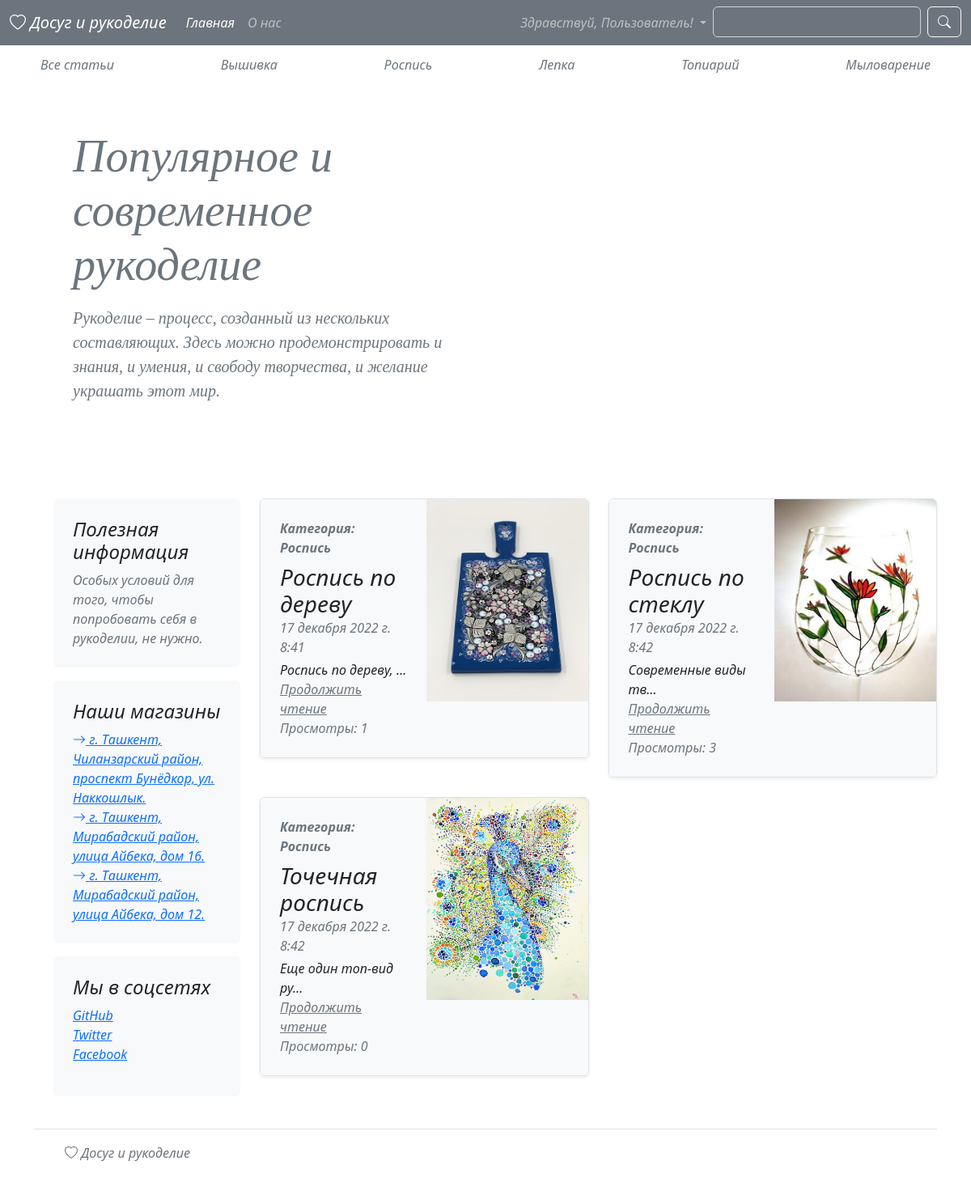
Page /category/2 (signed in) on the committed database.
### blog/models.py (models this page shows, shortened)
class Category(models.Model):
    title = models.CharField(max_length=255, verbose_name='Название категории')
    def __str__(self):
        return self.title
    class Meta:
        verbose_name = 'Категория'
        verbose_name_plural = 'Категории'

class Article(models.Model):
    title = models.CharField(max_length=255, verbose_name='Название статьи')
    content = models.TextField(verbose_name='Описание статьи')
    photo = models.ImageField(upload_to='photos/', blank=True, null=True, verbose_name='Изображение')
    created_at = models.DateTimeField(auto_now_add=True, verbose_name='Дата создания')
    updated_at = models.DateTimeField(auto_now=True, verbose_name='Дата обновления')
    views = models.IntegerField(default=0, verbose_name='Просмотры')
    category = models.ForeignKey(Category, on_delete=models.CASCADE, verbose_name='Категория')
    author = models.ForeignKey(User, on_delete=models.CASCADE, verbose_name='Автор', null=True, blank=True)
    class Meta:
        verbose_name = 'Статья'
        verbose_name_plural = 'Статьи'

### blog/views.py (the view)
# urls.py: path('category/<int:pk>', ArticleListByCategory.as_view(), name='category'),
class ArticleListByCategory(ArticleListView):
    def get_queryset(self):
        articles = Article.objects.filter(category_id=self.kwargs['pk'])
        return articles
    def get_context_data(self, *, object_list=None, **kwargs):
        context = super().get_context_data()
        category = Category.objects.get(pk=self.kwargs['pk'])
        context['title'] = f'Категория: {category.title}'
        return context

### blog/forms.py
class LoginForm(AuthenticationForm):
    username = forms.CharField(max_length=50, widget=forms.TextInput(attrs={
        'class': 'form-control fst-italic',
        'placeholder': 'Имя пользователя'
    }))
    password = forms.CharField(widget=forms.PasswordInput(attrs={
        'class': 'form-control fst-italic',
        'placeholder': 'Пароль'
    }))

class RegistrationForm(UserCreationForm):
    password1 = forms.CharField(widget=forms.PasswordInput(attrs={
        'class': 'form-control fst-italic',
        'placeholder': 'Пароль'
    }))
    password2 = forms.CharField(widget=forms.PasswordInput(attrs={
        'class': 'form-control fst-italic',
        'placeholder': 'Подтвердите пароль'
    }))
    username = forms.CharField(widget=forms.TextInput(attrs={
        'class': 'form-control fst-italic',
        'placeholder': 'Имя пользователя'
    }))
    first_name = forms.CharField(widget=forms.TextInput(attrs={
        'class': 'form-control fst-italic',
        'placeholder': 'Ваше имя'
    }))
    last_name = forms.CharField(widget=forms.TextInput(attrs={
        'class': 'form-control fst-italic',
        'placeholder': 'Ваша фамилия'
    }))
    email = forms.EmailField(widget=forms.EmailInput(attrs={
        'class': 'form-control fst-italic',
        'placeholder': 'Ваша почта'
    }))
    class Meta:
        model = User
        fields = ('username',
                  'first_name',
                  'last_name',
                  'email',
                  'password1',
                  'password2')

### blog/context_processors.py (called while the page is built)
def add_my_forms(request):
    return {
        'login_form': LoginForm(),
        'register_form': RegistrationForm(),
        'edit_account': EditAccountForm(instance=request.user if request.user.is_authenticated else None),
        'edit_profile': EditProfileForm()
    }

### blog/templatetags/blog_tags.py (called while the page is built)
@register.simple_tag()
def get_categories():
    return Category.objects.all()

### blog/templates/blog/index.html (shortened to what this page needs)
{% extends 'base.html' %}
{% block main %}
{% include 'blog/components/_categories.html' %}
<div class="p-4 p-md-5 mb-4 text-secondary rounded"
     style="font-family:poppins; font-size:20px; font-style:bold; color:#E9967A;">
    <div class="col-md-6 px-0">
        <h1 class="display-4 fst-italic">Популярное и современное рукоделие</h1>
        <p class="lead my-3 fst-italic">Рукоделие – процесс, созданный из нескольких составляющих. Здесь можно
            продемонстрировать и знания, и умения, и свободу творчества, и желание украшать этот мир.</p>
        <p class="lead mb-0"><a href="{% url 'main_article' %}" class="text-white fw-bold fst-italic">Продолжить
            чтение...</a></p>
    </div>
</div>
<div class="d-flex justify-content-between">
    <div class="col-3-md-6 px-4">
        <div class="col">
            <div class="position-sticky" style="top: 2rem;">
                <div class="p-4 mb-3 bg-light rounded">
                    <h4 class="fst-italic">Полезная информация</h4>
                    <p class="mb-0 fst-italic text-secondary">Особых условий для того, чтобы попробовать себя в
                        рукоделии, не нужно.</p>
                </div>
                <div class="p-4 bg-light rounded">
                    <h4 class="fst-italic">Наши магазины</h4>
                    <ol class="list-unstyled mb-0">
                        <li class="fst-italic text-secondary"><a href="https://www.google.ru/maps/place/PROWEB/@41.2650498,69.2001372,17z/data=!3m1!4b1!4m5!3m4!1s0x38ae8a1b0c46af65:0x82d1d0a1630a1413!8m2!3d41.2650513!4d69.2001327" class=""><i class="bi bi-arrow-right"></i> г. Ташкент, Чиланзарский район, проспект Бунёдкор, ул.
                            Наккошлык.
                        </a></li>
                        <li class="fst-italic text-secondary"><a href="https://yandex.uz/maps/org/165821824874/?ll=69.274631%2C41.297004&mode=search&sctx=ZAAAAAgBEAAaKAoSCeqw4zuIUVFAETeD6N79pURAEhIJXUvkRt93ez8R4sb6AV2SZz8oCjgAQKGfBkgBagJ1ep0BzcxMPaABAKgBAL0BbSEN7cIBBoa19u3IAeoBAPIBAPgBAIICBnByb3dlYooCAA%3D%3D&sll=69.274631%2C41.297004&sspn=0.004677%2C0.002007&text=proweb&utm_source=main_stripe_big&z=18" class=""><i class="bi bi-arrow-right"></i> г. Ташкент, Мирабадский район, улица Айбека, дом 16.
                        </a></li>
                        <li class="fst-italic text-secondary"><a href="https://yandex.ru/map-widget/v1/?um=constructor%3A92653d7c6da596486242ee12f0d803023490a888419335284db943780b10f61a&source=constructor" class=""><i class="bi bi-arrow-right"></i> г. Ташкент, Мирабадский район, улица Айбека, дом 12.
                        </a></li>
                    </ol>
                </div>
                <div class="p-4 bg-light rounded my-3">
                    <h4 class="fst-italic">Мы в соцсетях</h4>
                    <ol class="list-unstyled">
                        <li class="fst-italic text-secondary"><a href="https://krot.info/uploads/posts/2022-03/1646140733_5-krot-info-p-kot-mem-smeshnie-foto-5.jpg">GitHub</a></li>
                        <li class="fst-italic text-secondary"><a href="https://www.murcat.ru/mem/db/admin/foto/1605805833.jpg">Twitter</a></li>
                        <li class="fst-italic text-secondary"><a href="https://cs4.pikabu.ru/images/big_size_comm/2014-07_4/14056154998418.jpg">Facebook</a></li>
                    </ol>
                </div>
            </div>
        </div>
    </div>
    <div class="col-9">
        {% include 'blog/components/_card.html' %}
    </div>
</div>
{% endblock main %}

### blog/templates/blog/components/_categories.html
{% load blog_tags %}
<div class="nav-scroller py-1 mb-2">
    <nav class="nav d-flex justify-content-between">
        <a class="p-2 text-secondary navbar-brand" href="{% url 'index' %}"><em>Все статьи</em></a>
        {% get_categories as categories %}
        {% for category in categories %}
        <a class="p-2 text-secondary navbar-brand" href="{% url 'category' category.pk %}"><em>{{ category }}</em></a>
        {% endfor %}
    </nav>
</div>

### blog/templates/blog/components/_card.html
<div class="row mb-2">
    {% for article in articles %}
    <div class="col-md-6">
        <div class="row g-0 border rounded overflow-hidden flex-md-row mb-4 shadow-sm h-md-250 position-relative">
            <div class="col p-4 d-flex flex-column position-static bg-light">
                <strong class="d-inline-block mb-2 text-secondary fst-italic">Категория: {{ article.category }}</strong>
                <h3 class="mb-0 fst-italic">{{ article.title }}</h3>
                <div class="mb-1 text-muted fst-italic">{{ article.created_at }}</div>
                <p class="card-text mb-auto fst-italic">{{ article.content|truncatechars:20 }}</p>
                <a href="{% url 'article' article.pk %}" class="stretched-link text-secondary fst-italic">Продолжить чтение</a>
                <p class="card-text mb-auto text-secondary fst-italic">Просмотры: {{ article.views }}</p>
            </div>
            <div class="col-auto d-none d-lg-block bg-light">
                {% if article.photo %}
                <img class="bd-placeholder-img" width="200" height="250"
                     src="{{ article.photo.url }}">
                {% else %}
                <img class="bd-placeholder-img" width="100%" height="100%"
                     src="https://i.pinimg.com/originals/f8/00/7c/f8007c28991b10adafa9a8003e28cb3d.png">
                {% endif %}
            </div>
        </div>
    </div>
    {% endfor %}
</div>

### rows in the picture
Category: title "Вышивка"
Category: title "Роспись"
Category: title "Лепка"
Category: title "Топиарий"
Category: title "Мыловарение"
Article: category "Роспись", title "Роспись по дереву", created_at "17 декабря 2022 г. 8:41", content "Роспись по дереву, …", views "1", photo (picture)
Article: category "Роспись", title "Роспись по стеклу", created_at "17 декабря 2022 г. 8:42", content "Современные виды тв…", views "3", photo (picture)
Article: category "Роспись", title "Точечная роспись", created_at "17 декабря 2022 г. 8:42", content "Еще один топ-вид ру…", views "0", photo (picture)
